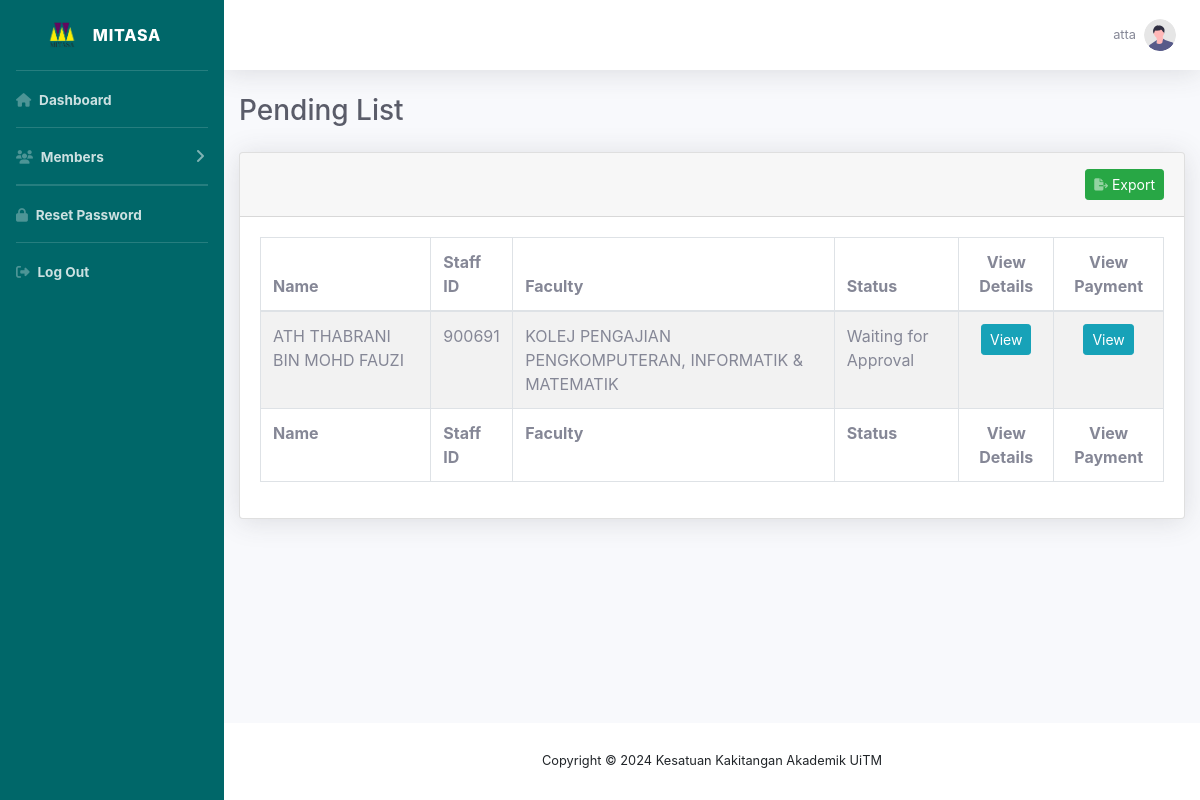
Screenshot of /listPending/ (signed in) with the database file from the repository.
### member/models.py (models this page shows, shortened)
class Member(models.Model):
    JANTINA = (
        ('Lelaki','Lelaki'),
        ('Perempuan', 'Perempuan')
    )
    CAWANGAN = (
        ('SHAH ALAM', 'SHAH ALAM'),
        ('PUNCAK ALAM', 'PUNCAK ALAM'),
        ('PUNCAK PERDANA', 'PUNCAK PERDANA'),
        ('SUNGAI BULOH', 'SUNGAI BULOH'),
        ('DENGKIL', 'DENGKIL'),
        ('SERI ISKANDAR', 'SERI ISKANDAR'),
        ('TAPAH', 'TAPAH'),
        ('SEGAMAT', 'SEGAMAT'),
        ('PASIR GUDANG', 'PASIR GUDANG'),
        ('SUNGAI PETANI', 'SUNGAI PETANI'),
        ('MACHANG', 'MACHANG'),
        ('KOTA BHARU', 'KOTA BHARU'),
        ('ALOR GAJAH', 'ALOR GAJAH'),
        ('BANDARAYA MELAKA', 'BANDARAYA MELAKA'),
        ('JASIN', 'JASIN'),
        ('KUALA PILAH', 'KUALA PILAH'),
        ('SEREMBAN', 'SEREMBAN'),
        ('REMBAU', 'REMBAU'),
        ('JENGKA', 'JENGKA'),
        ('RAUB', 'RAUB'),
        ('KUANTAN', 'KUANTAN'),
        ('PERMATANG PAUH', 'PERMATANG PAUH'),
        ('BERTAM', 'BERTAM'),
        ('ARAU', 'ARAU'),
        ('KUALA TERENGGANU', 'KUALA TERENGGANU'),
        ('BUKIT BESI', 'BUKIT BESI'),
        ('DUNGUN', 'DUNGUN'),
        ('KOTA KINABALU', 'KOTA KINABALU'),
        ('TAWAU', 'TAWAU'),
        ('SAMARAHAN 2', 'SAMARAHAN 2'),
        ('MUKAH', 'MUKAH'),
        ('Lain - Lain', 'Lain - Lain'),
    )
    FAKULTI = (
        ('FAKULTI FARMASI', 'FAKULTI FARMASI'),
        ('FAKULTI PERLADANGAN & AGROTEKNOLOGI', 'FAKULTI PERLADANGAN & AGROTEKNOLOGI'),
        ('FAKULTI SAINS KESIHATAN', 'FAKULTI SAINS KESIHATAN'),
        ('KOLEJ PENGAJIAN ALAM BINA', 'KOLEJ PENGAJIAN ALAM BINA'),
        ('KOLEJ PENGAJIAN KEJURUTERAAN', 'KOLEJ PENGAJIAN KEJURUTERAAN'),
        ('FAKULTI PERUBATAN', 'FAKULTI PERUBATAN'),
        ('KOLEJ PENGAJIAN PENGKOMPUTERAN, INFORMATIK & MATEMATIK', 'KOLEJ PENGAJIAN PENGKOMPUTERAN, INFORMATIK & MATEMATIK'),
        ('FAKULTI PERGIGIAN', 'FAKULTI PERGIGIAN'),
        ('FAKULTI SAINS GUNAAN', 'FAKULTI SAINS GUNAAN'),
        ('FAKULTI SAINS SUKAN & REKREASI', 'FAKULTI SAINS SUKAN & REKREASI'),
        ('KOLEJ PENGAJIAN SENI KREATIF', 'KOLEJ PENGAJIAN SENI KREATIF'),
        ('FAKULTI SAINS PENTADBIRAN & PENGAJIAN POLISI', 'FAKULTI SAINS PENTADBIRAN & PENGAJIAN POLISI'),
        ('FAKULTI KOMUNIKASI & PENGAJIAN MEDIA', 'FAKULTI KOMUNIKASI & PENGAJIAN MEDIA'),
        ('FAKULTI UNDANG-UNDANG', 'FAKULTI UNDANG-UNDANG'),
        ('FAKULTI PENDIDIKAN', 'FAKULTI PENDIDIKAN'),
        ('FAKULTI PENGURUSAN & PERNIAGAAN', 'FAKULTI PENGURUSAN & PERNIAGAAN'),
        ('FAKULTI PENGURUSAN HOTEL & PELANCONGAN', 'FAKULTI PENGURUSAN HOTEL & PELANCONGAN'),
        ('FAKULTI PERAKAUNAN', 'FAKULTI PERAKAUNAN'),
        ('Lain - Lain', 'Lain - Lain'),
    )
    BANGSA = (
        ('Melayu','Melayu'),
        ('Cina','Cina'),
        ('India','India'),
        ('Sabah','Sabah'),
        ('Sarawak','Sarawak'),
        ('Lain-Lain','Lain-Lain'),
    )
    STATUS = (
    ('Not a Member', 'Not a Member'),
    ('New Member', 'New Member'),
    ('Member', 'Member'),
    ('Anomaly', 'Anomaly')
)
    user = models.OneToOneField(User, null=True, on_delete=models.CASCADE, blank=True)
    data_created = models.DateTimeField(auto_now_add=True, null=True)
    nama = models.CharField(max_length=200, null=True)
    noPekerja = models.CharField(max_length=50, null=True)
    fakulti = models.CharField(max_length=200, null=True, choices=FAKULTI)
    email = models.CharField(max_length=200, null=True)
    tarikhLahir = models.DateField(null=True)
    noIC = models.CharField(max_length=200, null=True)
    noTel = models.CharField(max_length=200, null=True)
    cawangan = models.CharField(max_length=200, null=True, choices=CAWANGAN)
    alamat = models.CharField(max_length=200, null=True)
    tarikhPencen = models.DateField(null=True)
    namaPW = models.CharField(max_length=200, null=True)
    noTelPW = models.CharField(max_length=200, null=True)
    emailAlt = models.CharField(max_length=200, null=True)
    jantina = models.CharField(max_length=200, null=True, choices=JANTINA)
    bangsa = models.CharField(max_length=200, null=True, choices=BANGSA)
    jbtnPTJ = models.CharField(max_length=200, null=True, blank=True)
    status = models.CharField(max_length=200, null=True, choices=STATUS, default='Waiting for Approval', blank=True)

### member/decorators.py (the view)
        def wrapper_func(request, *args, **kwargs):
            group = None
            if request.user.groups.exists():
                group = request.user.groups.all()[0].name
            if group in allowed_roles:
                return view_func(request, *args, **kwargs)
            else:
                return HttpResponse('You are not authorized to view this page')

### member/views.py (called while the page is built)
@login_required(login_url='login')
@allowed_users(allowed_roles=['admin'])
def listPending(request):
    members = Member.objects.all()
    listPending = members.filter(status='Waiting for Approval').all()
    context = {'listPending':listPending, }
    return render(request, 'member/listPending.html', context)

### member/templates/member/listPending.html (shortened to what this page needs)
{% extends "member/main.html" %}
{% load static %}
{% block content %}
<div class="container-fluid">
   <h1 class="h3 mb-4 text-gray-800">Pending List</h1>
    <div class="card shadow mb-4">
        <div class="card-header py-3">
            <div class="text-right">
                <a class="btn btn-sm btn-success " href="{% url 'export_members' %}?status=Waiting for Approval"> Export</a>
            </div>
        </div>
        <div class="card-body">
            <div class="table-responsive">
                <table class="table table-bordered table-striped" +++++++++++ width="100%" cellspacing="0">
                    <thead>
                        <tr>
                            <th>Name</th>
                            <th>Staff ID</th>
                            <th>Faculty</th>
                            <th>Status</th>
                            <th class="text-center">View Details</th>
                            <th class="text-center">View Payment</th>
                        </tr>
                    </thead>
                    <tfoot>
                        <tr>
                            <th>Name</th>
                            <th>Staff ID</th>
                            <th>Faculty</th>
                            <th>Status</th>
                            <th class="text-center">View Details</th>
                            <th class="text-center">View Payment</th>
                        </tr>
                    </tfoot>
                    <tbody>
                        {% if listPending %}
                        {% for member in listPending %}
                        <tr>
                            <td>{{member.nama}}</td>
                            <td>{{member.noPekerja}}</td>
                            <td>{{member.fakulti}}</td>
                            <td>{{member.status}}</td>
                            <td class="text-center"> <a class="btn btn-sm btn-info" href="{% url 'member' member.id %}">View</a> </td>
                            <td class="text-center"> <a class="btn btn-sm btn-info" href="{% url 'member_fee_detail' member.id %}">View</a> </td>
                        </tr>
                        {% endfor %}
                        {% endif %}
                    </tbody>
                </table>
            </div>
        </div>
    </div>
</div>
{% endblock content %}

### member/templates/member/main.html (shortened to what this page needs)
{% load static %}
<!DOCTYPE html>
<html>
    <head>
        <link rel="stylesheet" href="{% static "/css/main.css" %}">
        <link rel="stylesheet" href="https://cdn.jsdelivr.net/npm/bootstrap@4.0.0/dist/css/bootstrap.min.css">
        <link rel="stylesheet" href="https://cdn.datatables.net/2.0.8/css/dataTables.bootstrap4.css">
    </head>
    <body>
        <div id='wrapper'>
            <ul class="navbar-nav bg-gradient-primary sidebar sidebar-dark accordion" id="accordionSidebar">
              <a class="sidebar-brand d-flex align-items-center justify-content-center" href="">
                  <div class="">
                    <img src=" {% static "images/logo.png" %} " width="30" height="30" class="d-inline-block align-top" alt="">
                  </div>
                  <div class="sidebar-brand-text mx-3">MITASA</div>
              </a>
              {% if request.user.is_staff %}
              <hr class="sidebar-divider my-0">
              <li class="nav-item font-weight-bold">
                  <a class="nav-link" href="{% url 'dashboard' %}">
                    <i class="fa-solid fa-house"></i>
                      <span>Dashboard</span></a>
              </li>
            <hr class="sidebar-divider my-0">
             <li class="nav-item font-weight-bold">
                <a class="nav-link collapsed" href="" data-toggle="collapse" data-target="#collapseUtilities"
                    aria-expanded="true" aria-controls="collapseUtilities">
                    <i class="fas fa-fw fa-users"></i>
                    <span>Members</span>
                </a>
            </li>
            <hr class="sidebar-divider my-0">
            {% endif %}
            <hr class="sidebar-divider my-0 ">
            <li class="nav-item font-weight-bold">
                <a class="nav-link" href="{% url 'password_change' %}">
                    <i class="fa-solid fa-lock"></i>
                    <span>Reset Password</span></a>
              </li>
            <hr class="sidebar-divider my-0">
            <li class="nav-item font-weight-bold">
                <a class="nav-link" href="{% url 'logout' %}">
                    <i class="fa-solid fa-right-from-bracket"></i>
                    <span>Log Out</span></a>
              </li>
          </ul>
          <div id="content-wrapper" class="d-flex flex-column">
              <div id="content">
                  <nav class="navbar navbar-expand navbar-light bg-white topbar mb-4 static-top shadow">
                      <ul class="navbar-nav ml-auto">
                          <li class="nav-item dropdown no-arrow d-sm-none">
                          <li class="nav-item dropdown no-arrow">
                              <a class="nav-link dropdown-toggle" href="#" id="userDropdown" role="button"
                                  data-toggle="dropdown" aria-haspopup="true" aria-expanded="false">
                                  <span class="mr-2 d-none d-lg-inline text-gray-600 small">{{request.user}}</span>
                                  <img class="img-profile rounded-circle"
                                      src="{% static "images/undraw_profile.svg" %}">
                              </a>
                          </li>
                      </ul>
                  </nav>
                  {% block content %}
                  {% endblock %}
              </div>
       {% include "member/footer.html" %}
          </div>
      </div>
    </body>
</html>

### rows the page displays
Member: nama "ATH THABRANI BIN MOHD FAUZI", noPekerja "900691", fakulti "KOLEJ PENGAJIAN PENGKOMPUTERAN, INFORMATIK & MATEMATIK", status "Waiting for Approval"

### other values shown
{{ request.user }} "atta"
